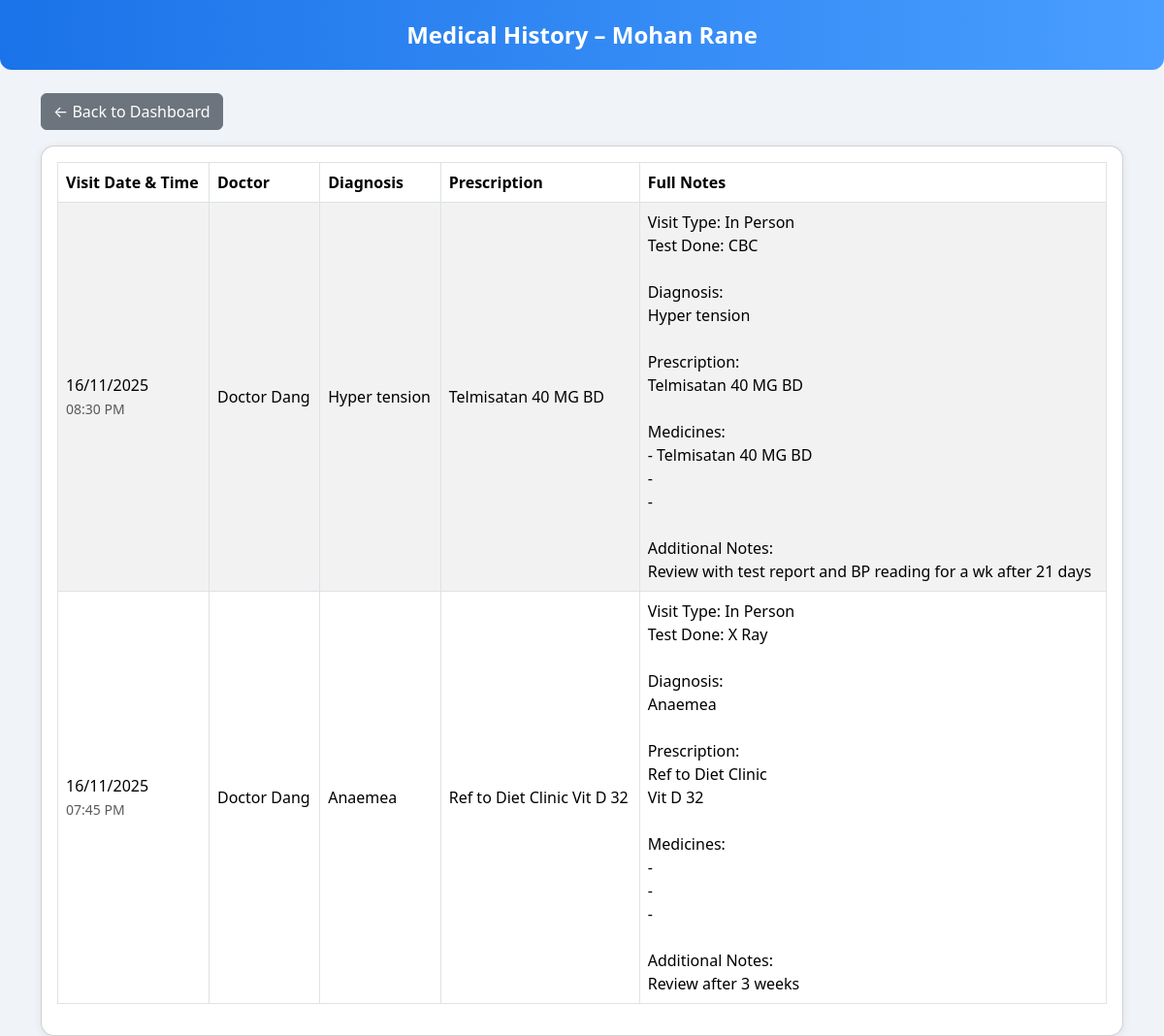
Screenshot of /patient/history (signed in) with the database file from the repository.
### application/models.py (models this page shows)
class Patient(UserMixin, db.Model):
    id = db.Column(db.Integer(), primary_key = True)
    username = db.Column(db.String(), nullable = False, unique = True)
    password = db.Column(db.String(), nullable = False)
    name = db.Column(db.String(), nullable = False)
    age = db.Column(db.Integer(), nullable = False)
    gender = db.Column(db.String(), nullable = False)
    address = db.Column(db.String(), nullable = False)
    contact_num = db.Column(db.Integer(), nullable = False)
    medical_history = db.Column(db.String(), nullable = False)
    flagged = db.Column(db.Integer(), nullable = False, default = 0)
    patient_id = db.Column(db.Integer(), db.ForeignKey("user.id"), nullable = False)
    appointment = db.relationship('Appointment', backref = 'patient')

class Treatment(UserMixin, db.Model):
    id = db.Column(db.Integer(), primary_key = True)
    diagnosis = db.Column(db.String(), nullable = False)
    prescription = db.Column(db.String(), nullable = False)
    notes = db.Column(db.String(), nullable = True)
    followup_date = db.Column(db.DateTime(), nullable = True)
    treatment_id = db.Column(db.Integer(), db.ForeignKey("appointment.id"), nullable = False)

class Appointment(UserMixin, db.Model):
    id = db.Column(db.Integer(), primary_key = True)
    appointment_date = db.Column(db.DateTime(), nullable = False)
    appointment_time = db.Column(db.Time(), nullable = False)
    reason = db.Column(db.String(), nullable = False, default = 'Null')
    status = db.Column(db.String(), nullable = False, default = "Available")
    patient_id = db.Column(db.Integer(), db.ForeignKey("patient.id"), nullable = False, default = 999)
    doctor_id = db.Column(db.Integer(), db.ForeignKey("doctor.id"), nullable = False)
    treatment = db.relationship('Treatment', backref = 'appointment')

class Doctor(UserMixin, db.Model):
    id = db.Column(db.Integer(), primary_key = True)
    username = db.Column(db.String(), nullable = False, unique = True)
    password = db.Column(db.String(), nullable = False)
    name = db.Column(db.String(), nullable = False)
    qualification = db.Column(db.String(), nullable = False)
    experience = db.Column(db.Integer(), nullable = False)
    fee = db.Column(db.Integer(), nullable = False)
    flagged = db.Column(db.Integer(), nullable = False,default = 0)
    specialization = db.Column(db.String(), nullable = False)
    designation = db.Column(db.String(), nullable = False)
    registration_num = db.Column(db.String(), nullable = False)
    doctor_id = db.Column(db.Integer(), db.ForeignKey("user.id"), nullable = False)
    appointment = db.relationship('Appointment', backref = 'doctor')
    department_id = db.Column(db.Integer(), db.ForeignKey("department.id"), nullable = False)

### application/routes.py (the view)
@app.route('/patient/history')
@login_required
def patient_history_page():
    patient = Patient.query.filter_by(username=current_user.username).first()
    history = (
        Treatment.query
        .options(
            joinedload(Treatment.appointment).joinedload(Appointment.doctor)
        )
        .join(Appointment, Treatment.treatment_id == Appointment.id)
        .filter(Appointment.patient_id == patient.id)
        .order_by(
            Appointment.appointment_date.desc(),
            Appointment.appointment_time.desc()
        )
        .all()
    )
    return render_template(
        'patient_history.html',
        patient=patient,
        history=history
    )

### templates/patient_history.html (shortened to what this page needs)
<!DOCTYPE html>
<html lang="en">
<head>
    <link href="https://cdn.jsdelivr.net/npm/bootstrap@5.3.3/dist/css/bootstrap.min.css" rel="stylesheet">
</head>
<body>
<div class="header-bar">Medical History – {{ patient.name }}</div>
<div class="container mt-4">
    <a href="{{ url_for('patient_dashboard') }}" class="btn btn-secondary mb-3">← Back to Dashboard</a>
    <div class="card">
        <div class="card-body">
            {% if history %}
            <table class="table table-bordered table-striped align-middle">
                <thead>
                    <tr>
                        <th>Visit Date & Time</th>
                        <th>Doctor</th>
                        <th>Diagnosis</th>
                        <th>Prescription</th>
                        <th>Full Notes</th>
                    </tr>
                </thead>
                <tbody>
                    {% for t in history %}
                    <tr>
                        <td>
                            {{ t.appointment.appointment_date.strftime('%d/%m/%Y') }} <br>
                            <small class="text-muted">
                                {{ t.appointment.appointment_time.strftime('%I:%M %p') }}
                            </small>
                        </td>
                        <td>{{ t.appointment.doctor.name }}</td>
                        <td>{{ t.diagnosis }}</td>
                        <td>{{ t.prescription }}</td>
                        <td style="white-space: pre-line;">{{ t.notes }}</td>
                    </tr>
                    {% endfor %}
                </tbody>
            </table>
            {% else %}
                <p class="text-muted">No medical history available.</p>
            {% endif %}
        </div>
    </div>
</div>
</body>
</html>

### templates/patient_history.html (style rules this page uses)
body { background-color: #f0f4f9; }
.header-bar { background: linear-gradient(90deg, #1a73e8, #4a9eff); padding: 18px; color: white; font-size: 24px; font-weight: 600; text-align: center; border-radius: 0 0 12px 12px; }
.card { border-radius: 14px; box-shadow: 0 2px 10px rgba(0,0,0,0.08); }
.table thead { background-color: #1a73e8; color: white; }

### rows the page displays
Patient: name "Mohan Rane"
Treatment: appointment.appointment_date "16/11/2025", appointment.appointment_time "08:30 PM", appointment.doctor.name "Doctor Dang", diagnosis "Hyper tension", prescription "Telmisatan 40 MG BD", notes "Visit Type: In Person Test Done: CBC Diagnosis: Hyper tension Prescription: Telmisatan 40 MG BD Medicines: - Telmisatan 40 MG BD - - Additional Notes: Review with test report and BP reading for a wk after 21 days"
Treatment: appointment.appointment_date "16/11/2025", appointment.appointment_time "07:45 PM", appointment.doctor.name "Doctor Dang", diagnosis "Anaemea", prescription "Ref to Diet Clinic Vit D 32", notes "Visit Type: In Person Test Done: X Ray Diagnosis: Anaemea Prescription: Ref to Diet Clinic Vit D 32 Medicines: - - - Additional Notes: Review after 3 weeks"
